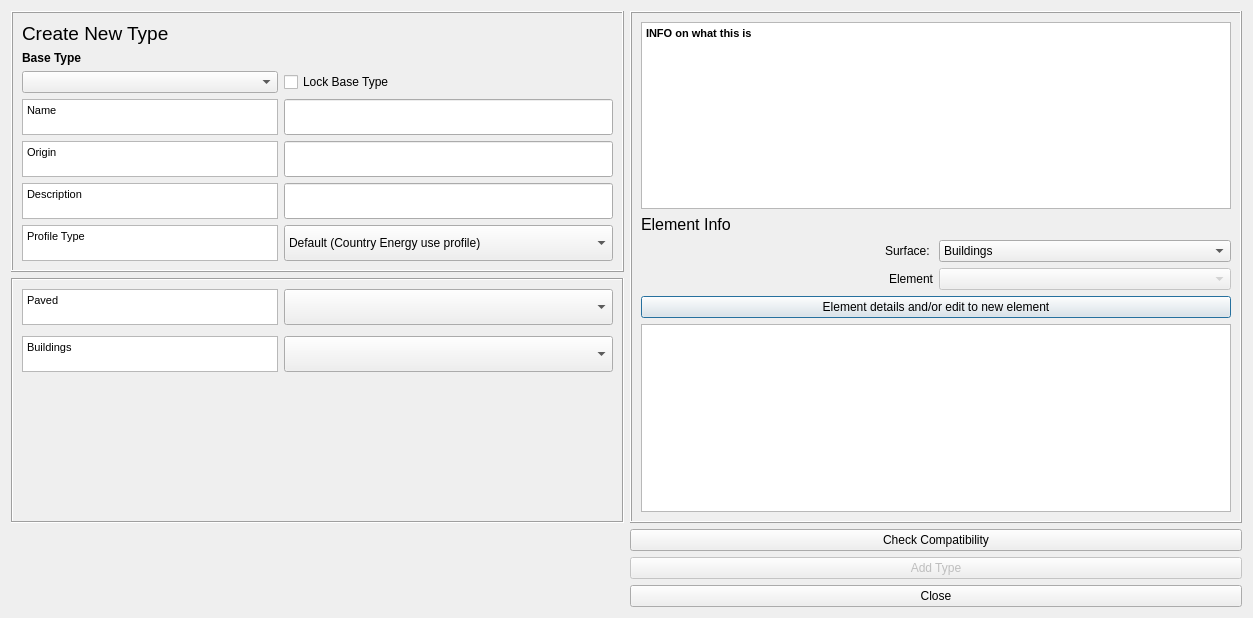
<?xml version="1.0" encoding="UTF-8"?>
<ui version="4.0">
 <class>urban_type_db_editorDialogBase</class>
 <widget class="QDialog" name="urban_type_db_editorDialogBase">
  <property name="geometry">
   <rect>
    <x>0</x>
    <y>0</y>
    <width>1253</width>
    <height>618</height>
   </rect>
  </property>
  <property name="windowTitle">
   <string>Urban Type Database editor</string>
  </property>
  <layout class="QGridLayout" name="gridLayout_5">
   <item row="0" column="0">
    <widget class="QFrame" name="frame1">
     <property name="frameShape">
      <enum>QFrame::Box</enum>
     </property>
     <property name="frameShadow">
      <enum>QFrame::Raised</enum>
     </property>
     <layout class="QGridLayout" name="gridLayout_2">
      <item row="4" column="0">
       <widget class="QTextBrowser" name="textBrowserDesc">
        <property name="sizePolicy">
         <sizepolicy hsizetype="Preferred" vsizetype="Preferred">
          <horstretch>0</horstretch>
          <verstretch>0</verstretch>
         </sizepolicy>
        </property>
        <property name="minimumSize">
         <size>
          <width>1</width>
          <height>0</height>
         </size>
        </property>
        <property name="maximumSize">
         <size>
          <width>16777215</width>
          <height>36</height>
         </size>
        </property>
        <property name="html">
         <string>&lt;!DOCTYPE HTML PUBLIC &quot;-//W3C//DTD HTML 4.0//EN&quot; &quot;http://www.w3.org/TR/REC-html40/strict.dtd&quot;&gt;
&lt;html&gt;&lt;head&gt;&lt;meta name=&quot;qrichtext&quot; content=&quot;1&quot; /&gt;&lt;style type=&quot;text/css&quot;&gt;
p, li { white-space: pre-wrap; }
&lt;/style&gt;&lt;/head&gt;&lt;body style=&quot; font-family:'MS Shell Dlg 2'; font-size:8.25pt; font-weight:400; font-style:normal;&quot;&gt;
&lt;p style=&quot; margin-top:0px; margin-bottom:0px; margin-left:0px; margin-right:0px; -qt-block-indent:0; text-indent:0px;&quot;&gt;&lt;span style=&quot; font-size:8pt;&quot;&gt;Origin&lt;/span&gt;&lt;/p&gt;&lt;/body&gt;&lt;/html&gt;</string>
        </property>
       </widget>
      </item>
      <item row="1" column="0">
       <widget class="QLabel" name="label">
        <property name="sizePolicy">
         <sizepolicy hsizetype="Preferred" vsizetype="Minimum">
          <horstretch>0</horstretch>
          <verstretch>0</verstretch>
         </sizepolicy>
        </property>
        <property name="font">
         <font>
          <weight>75</weight>
          <bold>true</bold>
         </font>
        </property>
        <property name="text">
         <string>Base Type</string>
        </property>
        <property name="alignment">
         <set>Qt::AlignBottom|Qt::AlignLeading|Qt::AlignLeft</set>
        </property>
       </widget>
      </item>
      <item row="2" column="0">
       <widget class="QComboBox" name="comboBoxTableSelect"/>
      </item>
      <item row="5" column="0">
       <widget class="QTextBrowser" name="textBrowserOrig">
        <property name="sizePolicy">
         <sizepolicy hsizetype="Preferred" vsizetype="Preferred">
          <horstretch>0</horstretch>
          <verstretch>0</verstretch>
         </sizepolicy>
        </property>
        <property name="minimumSize">
         <size>
          <width>1</width>
          <height>0</height>
         </size>
        </property>
        <property name="maximumSize">
         <size>
          <width>16777215</width>
          <height>36</height>
         </size>
        </property>
        <property name="html">
         <string>&lt;!DOCTYPE HTML PUBLIC &quot;-//W3C//DTD HTML 4.0//EN&quot; &quot;http://www.w3.org/TR/REC-html40/strict.dtd&quot;&gt;
&lt;html&gt;&lt;head&gt;&lt;meta name=&quot;qrichtext&quot; content=&quot;1&quot; /&gt;&lt;style type=&quot;text/css&quot;&gt;
p, li { white-space: pre-wrap; }
&lt;/style&gt;&lt;/head&gt;&lt;body style=&quot; font-family:'MS Shell Dlg 2'; font-size:8.25pt; font-weight:400; font-style:normal;&quot;&gt;
&lt;p style=&quot; margin-top:0px; margin-bottom:0px; margin-left:0px; margin-right:0px; -qt-block-indent:0; text-indent:0px;&quot;&gt;&lt;span style=&quot; font-size:8pt;&quot;&gt;Description&lt;/span&gt;&lt;/p&gt;&lt;/body&gt;&lt;/html&gt;</string>
        </property>
       </widget>
      </item>
      <item row="6" column="0">
       <widget class="QTextBrowser" name="textBrowserProf">
        <property name="sizePolicy">
         <sizepolicy hsizetype="Preferred" vsizetype="Preferred">
          <horstretch>0</horstretch>
          <verstretch>0</verstretch>
         </sizepolicy>
        </property>
        <property name="minimumSize">
         <size>
          <width>1</width>
          <height>0</height>
         </size>
        </property>
        <property name="maximumSize">
         <size>
          <width>16777215</width>
          <height>36</height>
         </size>
        </property>
        <property name="html">
         <string>&lt;!DOCTYPE HTML PUBLIC &quot;-//W3C//DTD HTML 4.0//EN&quot; &quot;http://www.w3.org/TR/REC-html40/strict.dtd&quot;&gt;
&lt;html&gt;&lt;head&gt;&lt;meta name=&quot;qrichtext&quot; content=&quot;1&quot; /&gt;&lt;style type=&quot;text/css&quot;&gt;
p, li { white-space: pre-wrap; }
&lt;/style&gt;&lt;/head&gt;&lt;body style=&quot; font-family:'MS Shell Dlg 2'; font-size:8.25pt; font-weight:400; font-style:normal;&quot;&gt;
&lt;p style=&quot; margin-top:0px; margin-bottom:0px; margin-left:0px; margin-right:0px; -qt-block-indent:0; text-indent:0px;&quot;&gt;&lt;span style=&quot; font-size:8pt;&quot;&gt;Profile Type&lt;/span&gt;&lt;/p&gt;&lt;/body&gt;&lt;/html&gt;</string>
        </property>
       </widget>
      </item>
      <item row="6" column="1">
       <widget class="QComboBox" name="comboBoxProf">
        <property name="sizePolicy">
         <sizepolicy hsizetype="Expanding" vsizetype="Preferred">
          <horstretch>0</horstretch>
          <verstretch>0</verstretch>
         </sizepolicy>
        </property>
        <property name="minimumSize">
         <size>
          <width>329</width>
          <height>0</height>
         </size>
        </property>
        <property name="currentIndex">
         <number>0</number>
        </property>
        <item>
         <property name="text">
          <string>Default (Country Energy use profile)</string>
         </property>
        </item>
        <item>
         <property name="text">
          <string>Industrial</string>
         </property>
        </item>
        <item>
         <property name="text">
          <string>Residential</string>
         </property>
        </item>
       </widget>
      </item>
      <item row="3" column="0">
       <widget class="QTextBrowser" name="textBrowser_Surface">
        <property name="sizePolicy">
         <sizepolicy hsizetype="Preferred" vsizetype="Preferred">
          <horstretch>0</horstretch>
          <verstretch>0</verstretch>
         </sizepolicy>
        </property>
        <property name="minimumSize">
         <size>
          <width>1</width>
          <height>0</height>
         </size>
        </property>
        <property name="maximumSize">
         <size>
          <width>16777215</width>
          <height>36</height>
         </size>
        </property>
        <property name="html">
         <string>&lt;!DOCTYPE HTML PUBLIC &quot;-//W3C//DTD HTML 4.0//EN&quot; &quot;http://www.w3.org/TR/REC-html40/strict.dtd&quot;&gt;
&lt;html&gt;&lt;head&gt;&lt;meta name=&quot;qrichtext&quot; content=&quot;1&quot; /&gt;&lt;style type=&quot;text/css&quot;&gt;
p, li { white-space: pre-wrap; }
&lt;/style&gt;&lt;/head&gt;&lt;body style=&quot; font-family:'MS Shell Dlg 2'; font-size:8.25pt; font-weight:400; font-style:normal;&quot;&gt;
&lt;p style=&quot; margin-top:0px; margin-bottom:0px; margin-left:0px; margin-right:0px; -qt-block-indent:0; text-indent:0px;&quot;&gt;&lt;span style=&quot; font-size:8pt;&quot;&gt;Name&lt;/span&gt;&lt;/p&gt;&lt;/body&gt;&lt;/html&gt;</string>
        </property>
       </widget>
      </item>
      <item row="3" column="1">
       <widget class="QgsFilterLineEdit" name="textEditName">
        <property name="sizePolicy">
         <sizepolicy hsizetype="Expanding" vsizetype="Preferred">
          <horstretch>0</horstretch>
          <verstretch>0</verstretch>
         </sizepolicy>
        </property>
        <property name="maximumSize">
         <size>
          <width>16777215</width>
          <height>36</height>
         </size>
        </property>
        <property name="inputMethodHints">
         <set>Qt::ImhNone</set>
        </property>
        <property name="qgisRelation" stdset="0">
         <string notr="true"/>
        </property>
       </widget>
      </item>
      <item row="2" column="1">
       <widget class="QCheckBox" name="checkBoxA">
        <property name="text">
         <string>Lock Base Type</string>
        </property>
       </widget>
      </item>
      <item row="0" column="0">
       <widget class="QLabel" name="label_42">
        <property name="text">
         <string>&lt;!DOCTYPE HTML PUBLIC &quot;-//W3C//DTD HTML 4.0//EN&quot; &quot;http://www.w3.org/TR/REC-html40/strict.dtd&quot;&gt;
&lt;html&gt;&lt;head&gt;&lt;meta name=&quot;qrichtext&quot; content=&quot;1&quot; /&gt;&lt;style type=&quot;text/css&quot;&gt;
p, li { white-space: pre-wrap; }
&lt;/style&gt;&lt;/head&gt;&lt;body style=&quot; font-family:'MS Shell Dlg 2'; font-size:8pt; font-weight:400; font-style:normal;&quot;&gt;
&lt;p style=&quot; margin-top:0px; margin-bottom:0px; margin-left:0px; margin-right:0px; -qt-block-indent:0; text-indent:0px;&quot;&gt;&lt;span style=&quot; font-size:14pt;&quot;&gt;Create New Type&lt;/span&gt;&lt;/p&gt;&lt;/body&gt;&lt;/html&gt;</string>
        </property>
       </widget>
      </item>
      <item row="4" column="1">
       <widget class="QgsFilterLineEdit" name="textEditOrig">
        <property name="sizePolicy">
         <sizepolicy hsizetype="Expanding" vsizetype="Preferred">
          <horstretch>0</horstretch>
          <verstretch>0</verstretch>
         </sizepolicy>
        </property>
        <property name="maximumSize">
         <size>
          <width>16777215</width>
          <height>36</height>
         </size>
        </property>
        <property name="inputMethodHints">
         <set>Qt::ImhNone</set>
        </property>
        <property name="qgisRelation" stdset="0">
         <string notr="true"/>
        </property>
       </widget>
      </item>
      <item row="5" column="1">
       <widget class="QgsFilterLineEdit" name="textEditDesc">
        <property name="sizePolicy">
         <sizepolicy hsizetype="Expanding" vsizetype="Preferred">
          <horstretch>0</horstretch>
          <verstretch>0</verstretch>
         </sizepolicy>
        </property>
        <property name="maximumSize">
         <size>
          <width>16777215</width>
          <height>36</height>
         </size>
        </property>
        <property name="qgisRelation" stdset="0">
         <string notr="true"/>
        </property>
       </widget>
      </item>
     </layout>
    </widget>
   </item>
   <item row="0" column="1" rowspan="2">
    <widget class="QFrame" name="lodFrame_4">
     <property name="frameShape">
      <enum>QFrame::Box</enum>
     </property>
     <property name="frameShadow">
      <enum>QFrame::Raised</enum>
     </property>
     <layout class="QGridLayout" name="gridLayout_4">
      <item row="0" column="0">
       <widget class="QTextBrowser" name="textBrowser_2">
        <property name="html">
         <string>&lt;!DOCTYPE HTML PUBLIC &quot;-//W3C//DTD HTML 4.0//EN&quot; &quot;http://www.w3.org/TR/REC-html40/strict.dtd&quot;&gt;
&lt;html&gt;&lt;head&gt;&lt;meta name=&quot;qrichtext&quot; content=&quot;1&quot; /&gt;&lt;style type=&quot;text/css&quot;&gt;
p, li { white-space: pre-wrap; }
&lt;/style&gt;&lt;/head&gt;&lt;body style=&quot; font-family:'MS Shell Dlg 2'; font-size:8.25pt; font-weight:400; font-style:normal;&quot;&gt;
&lt;p style=&quot; margin-top:0px; margin-bottom:0px; margin-left:0px; margin-right:0px; -qt-block-indent:0; text-indent:0px;&quot;&gt;&lt;span style=&quot; font-weight:600;&quot;&gt;INFO on what this is&lt;/span&gt;&lt;/p&gt;&lt;/body&gt;&lt;/html&gt;</string>
        </property>
       </widget>
      </item>
      <item row="2" column="0">
       <widget class="QPushButton" name="pushButtonEditElement">
        <property name="enabled">
         <bool>true</bool>
        </property>
        <property name="text">
         <string>Element details and/or edit to new element</string>
        </property>
       </widget>
      </item>
      <item row="1" column="0">
       <layout class="QHBoxLayout" name="horizontalLayout">
        <item>
         <layout class="QGridLayout" name="gridLayout_3">
          <item row="2" column="0">
           <widget class="QLabel" name="label_15">
            <property name="text">
             <string>Element</string>
            </property>
            <property name="alignment">
             <set>Qt::AlignRight|Qt::AlignTrailing|Qt::AlignVCenter</set>
            </property>
           </widget>
          </item>
          <item row="2" column="1">
           <widget class="QComboBox" name="comboBoxElementInfo">
            <property name="enabled">
             <bool>false</bool>
            </property>
            <property name="sizePolicy">
             <sizepolicy hsizetype="Preferred" vsizetype="Fixed">
              <horstretch>0</horstretch>
              <verstretch>0</verstretch>
             </sizepolicy>
            </property>
            <property name="toolTip">
             <string/>
            </property>
           </widget>
          </item>
          <item row="0" column="0">
           <widget class="QLabel" name="label_44">
            <property name="text">
             <string>&lt;!DOCTYPE HTML PUBLIC &quot;-//W3C//DTD HTML 4.0//EN&quot; &quot;http://www.w3.org/TR/REC-html40/strict.dtd&quot;&gt;
&lt;html&gt;&lt;head&gt;&lt;meta name=&quot;qrichtext&quot; content=&quot;1&quot; /&gt;&lt;style type=&quot;text/css&quot;&gt;
p, li { white-space: pre-wrap; }
&lt;/style&gt;&lt;/head&gt;&lt;body style=&quot; font-family:'MS Shell Dlg 2'; font-size:8pt; font-weight:400; font-style:normal;&quot;&gt;
&lt;p style=&quot; margin-top:0px; margin-bottom:0px; margin-left:0px; margin-right:0px; -qt-block-indent:0; text-indent:0px;&quot;&gt;&lt;span style=&quot; font-size:12pt;&quot;&gt;Element Info&lt;/span&gt;&lt;/p&gt;&lt;/body&gt;&lt;/html&gt;</string>
            </property>
           </widget>
          </item>
          <item row="1" column="0">
           <widget class="QLabel" name="label_14">
            <property name="text">
             <string>Surface: </string>
            </property>
            <property name="alignment">
             <set>Qt::AlignRight|Qt::AlignTrailing|Qt::AlignVCenter</set>
            </property>
           </widget>
          </item>
          <item row="1" column="1">
           <widget class="QComboBox" name="comboBoxSurface">
            <property name="enabled">
             <bool>true</bool>
            </property>
            <property name="sizePolicy">
             <sizepolicy hsizetype="Preferred" vsizetype="Fixed">
              <horstretch>0</horstretch>
              <verstretch>0</verstretch>
             </sizepolicy>
            </property>
            <property name="toolTip">
             <string/>
            </property>
            <property name="currentIndex">
             <number>0</number>
            </property>
            <item>
             <property name="text">
              <string>Buildings</string>
             </property>
            </item>
            <item>
             <property name="text">
              <string>Paved</string>
             </property>
            </item>
           </widget>
          </item>
         </layout>
        </item>
       </layout>
      </item>
      <item row="3" column="0">
       <widget class="QTextBrowser" name="textBrowser"/>
      </item>
     </layout>
    </widget>
   </item>
   <item row="2" column="1">
    <layout class="QGridLayout" name="gridLayout_8">
     <item row="0" column="0">
      <widget class="QPushButton" name="pushButtonCheck">
       <property name="text">
        <string>Check Compatibility</string>
       </property>
      </widget>
     </item>
     <item row="2" column="0">
      <widget class="QPushButton" name="pushButtonCancel">
       <property name="text">
        <string>Close</string>
       </property>
      </widget>
     </item>
     <item row="1" column="0">
      <widget class="QPushButton" name="pushButtonGen">
       <property name="enabled">
        <bool>false</bool>
       </property>
       <property name="text">
        <string>Add Type</string>
       </property>
      </widget>
     </item>
    </layout>
   </item>
   <item row="1" column="0">
    <widget class="QFrame" name="frame">
     <property name="frameShape">
      <enum>QFrame::Box</enum>
     </property>
     <property name="frameShadow">
      <enum>QFrame::Sunken</enum>
     </property>
     <layout class="QGridLayout" name="gridLayout">
      <property name="verticalSpacing">
       <number>11</number>
      </property>
      <item row="7" column="1">
       <widget class="QComboBox" name="comboBoxBuildingType">
        <property name="sizePolicy">
         <sizepolicy hsizetype="Expanding" vsizetype="Preferred">
          <horstretch>0</horstretch>
          <verstretch>0</verstretch>
         </sizepolicy>
        </property>
        <property name="minimumSize">
         <size>
          <width>329</width>
          <height>0</height>
         </size>
        </property>
       </widget>
      </item>
      <item row="6" column="0">
       <widget class="QTextBrowser" name="textBrowser_0">
        <property name="sizePolicy">
         <sizepolicy hsizetype="Preferred" vsizetype="Preferred">
          <horstretch>0</horstretch>
          <verstretch>0</verstretch>
         </sizepolicy>
        </property>
        <property name="maximumSize">
         <size>
          <width>16777215</width>
          <height>36</height>
         </size>
        </property>
        <property name="html">
         <string>&lt;!DOCTYPE HTML PUBLIC &quot;-//W3C//DTD HTML 4.0//EN&quot; &quot;http://www.w3.org/TR/REC-html40/strict.dtd&quot;&gt;
&lt;html&gt;&lt;head&gt;&lt;meta name=&quot;qrichtext&quot; content=&quot;1&quot; /&gt;&lt;style type=&quot;text/css&quot;&gt;
p, li { white-space: pre-wrap; }
&lt;/style&gt;&lt;/head&gt;&lt;body style=&quot; font-family:'MS Shell Dlg 2'; font-size:8.25pt; font-weight:400; font-style:normal;&quot;&gt;
&lt;p style=&quot; margin-top:0px; margin-bottom:0px; margin-left:0px; margin-right:0px; -qt-block-indent:0; text-indent:0px;&quot;&gt;&lt;span style=&quot; font-size:8pt;&quot;&gt;Paved&lt;/span&gt;&lt;/p&gt;&lt;/body&gt;&lt;/html&gt;</string>
        </property>
       </widget>
      </item>
      <item row="6" column="1">
       <widget class="QComboBox" name="comboBoxPavedType">
        <property name="sizePolicy">
         <sizepolicy hsizetype="Expanding" vsizetype="Preferred">
          <horstretch>0</horstretch>
          <verstretch>0</verstretch>
         </sizepolicy>
        </property>
        <property name="minimumSize">
         <size>
          <width>329</width>
          <height>0</height>
         </size>
        </property>
       </widget>
      </item>
      <item row="7" column="0">
       <widget class="QTextBrowser" name="textBrowser_1">
        <property name="sizePolicy">
         <sizepolicy hsizetype="Expanding" vsizetype="Fixed">
          <horstretch>0</horstretch>
          <verstretch>0</verstretch>
         </sizepolicy>
        </property>
        <property name="maximumSize">
         <size>
          <width>16777215</width>
          <height>36</height>
         </size>
        </property>
        <property name="html">
         <string>&lt;!DOCTYPE HTML PUBLIC &quot;-//W3C//DTD HTML 4.0//EN&quot; &quot;http://www.w3.org/TR/REC-html40/strict.dtd&quot;&gt;
&lt;html&gt;&lt;head&gt;&lt;meta name=&quot;qrichtext&quot; content=&quot;1&quot; /&gt;&lt;style type=&quot;text/css&quot;&gt;
p, li { white-space: pre-wrap; }
&lt;/style&gt;&lt;/head&gt;&lt;body style=&quot; font-family:'MS Shell Dlg 2'; font-size:8.25pt; font-weight:400; font-style:normal;&quot;&gt;
&lt;p style=&quot; margin-top:0px; margin-bottom:0px; margin-left:0px; margin-right:0px; -qt-block-indent:0; text-indent:0px;&quot;&gt;&lt;span style=&quot; font-size:8pt;&quot;&gt;Buildings&lt;/span&gt;&lt;/p&gt;&lt;/body&gt;&lt;/html&gt;</string>
        </property>
       </widget>
      </item>
      <item row="8" column="0">
       <spacer name="verticalSpacer">
        <property name="orientation">
         <enum>Qt::Vertical</enum>
        </property>
        <property name="sizeHint" stdset="0">
         <size>
          <width>20</width>
          <height>40</height>
         </size>
        </property>
       </spacer>
      </item>
     </layout>
    </widget>
   </item>
  </layout>
 </widget>
 <customwidgets>
  <customwidget>
   <class>QgsFilterLineEdit</class>
   <extends>QLineEdit</extends>
   <header>qgsfilterlineedit.h</header>
  </customwidget>
 </customwidgets>
 <resources/>
 <connections>
  <connection>
   <sender>pushButtonCancel</sender>
   <signal>clicked()</signal>
   <receiver>urban_type_db_editorDialogBase</receiver>
   <slot>close()</slot>
   <hints>
    <hint type="sourcelabel">
     <x>758</x>
     <y>727</y>
    </hint>
    <hint type="destinationlabel">
     <x>461</x>
     <y>380</y>
    </hint>
   </hints>
  </connection>
  <connection>
   <sender>checkBoxA</sender>
   <signal>clicked(bool)</signal>
   <receiver>comboBoxTableSelect</receiver>
   <slot>setDisabled(bool)</slot>
   <hints>
    <hint type="sourcelabel">
     <x>445</x>
     <y>152</y>
    </hint>
    <hint type="destinationlabel">
     <x>141</x>
     <y>153</y>
    </hint>
   </hints>
  </connection>
 </connections>
</ui>
